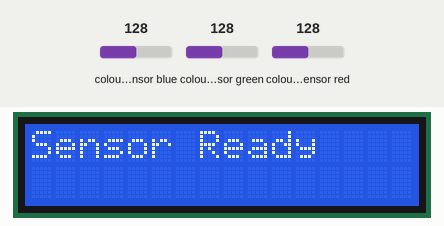
Bench run of a sketch on a simulated ESP32. Shown: 16×2 character LCD. The inputs (shaded band) are chosen by the test bench; at power-on: colour sensor blue 128, colour sensor green 128, colour sensor red 128. WiFi joins after 1.5 s; servers stay silent unless stated; no MQTT or app messages arrive unless stated; what the sketch prints to the serial monitor is not drawn.

Above: at 0.1 s.
At 2.2 s:
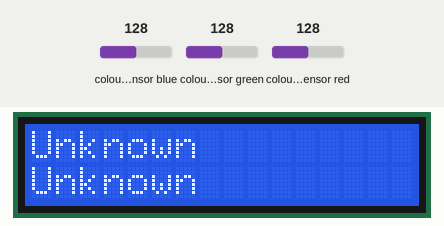

The sketch:

ESP_32_AWS.ino
```cpp
#include <Wire.h>
#include <Adafruit_TCS34725.h>
#include <WiFi.h>
#include <LiquidCrystal_I2C.h>
#include <PubSubClient.h>
#include <math.h>

const char* aws_endpoint = "your-aws-endpoint.amazonaws.com";
const char* mqtt_topic = "esp32/colorData";
const char* ssid = "your_SSID";
const char* password = "your_PASSWORD";

Adafruit_TCS34725 tcs = Adafruit_TCS34725(TCS34725_INTEGRATIONTIME_700MS, TCS34725_GAIN_1X);
LiquidCrystal_I2C lcd(0x27, 16, 2);

WiFiClient espClient;
PubSubClient client(espClient);

#define THRESHOLD 15.0

struct ColorLevel {
    const char* name;
    uint8_t r, g, b;
    uint8_t level;
};

ColorLevel color_levels[] = {
    {"Sea Nymph", 130, 159, 152, 1},
    {"Metallic Seaweed", 38, 127, 140, 2},
    {"Metallic Seaweed", 26, 127, 147, 3},
    {"Regal Blue", 0, 71, 119, 4},
    {"Cod Grey", 13, 12, 12, 5},
};

float calculateColorDistance(uint16_t r1, uint16_t g1, uint16_t b1, uint8_t r2, uint8_t g2, uint8_t b2) {
    return sqrt(pow(r1 - r2, 2) + pow(g1 - g2, 2) + pow(b1 - b2, 2));
}

const char* getColorLevel(uint16_t r, uint16_t g, uint16_t b, uint8_t* level) {
    float minDistance = THRESHOLD + 1;
    const char* closestColor = "Unknown";
    *level = 0;

    for (auto& color : color_levels) {
        float distance = calculateColorDistance(r, g, b, color.r, color.g, color.b);
        if (distance < minDistance) {
            minDistance = distance;
            closestColor = color.name;
            *level = color.level;
        }
    }

    return (minDistance > THRESHOLD) ? "Unknown" : closestColor;
}

void connectToWiFi() {
  WiFi.begin(ssid, password);
  while (WiFi.status() != WL_CONNECTED) {
    delay(1000);
  }
}

void connectToAWS() {
  client.setServer(aws_endpoint, 8883);
  while (!client.connected()) {
    if (client.connect("ESP32_Client")) {
      // Connected to AWS IoT
    } else {
      delay(5000);
    }
  }
}

void setup() {
  Serial.begin(115200);
  lcd.begin();
  lcd.backlight();

  if (tcs.begin()) {
    lcd.setCursor(0, 0);
    lcd.print("Sensor Ready");
  } else {
    while (1);
  }

  connectToWiFi();
  connectToAWS();
}

void loop() {
  uint16_t r, g, b, c;
  tcs.getRawData(&r, &g, &b, &c);

  float red = r;
  float green = g;
  float blue = b;

  uint8_t alert_level;
  const char* color_name = getColorLevel(r, g, b, &alert_level);

  lcd.clear();
  lcd.setCursor(0, 0);
  lcd.print(color_name);
  lcd.setCursor(0, 1);
  if (alert_level != 0) {
    lcd.print("Level:");
    lcd.print(alert_level);
  } else {
    lcd.print("Unknown");
  }

  Serial.print("R: "); Serial.print(red);
  Serial.print(" G: "); Serial.print(green);
  Serial.print(" B: "); Serial.println(blue);
  Serial.print("Color: "); Serial.println(color_name);
  Serial.print("Alert Level: "); Serial.println(alert_level);

  String jsonPayload = "{\"color\":\"" + String(color_name) + "\",\"alert_level\":" + String(alert_level) + "}";

  if (client.connected()) {
    client.publish(mqtt_topic, jsonPayload.c_str());
  }

  delay(5000);
}
```
